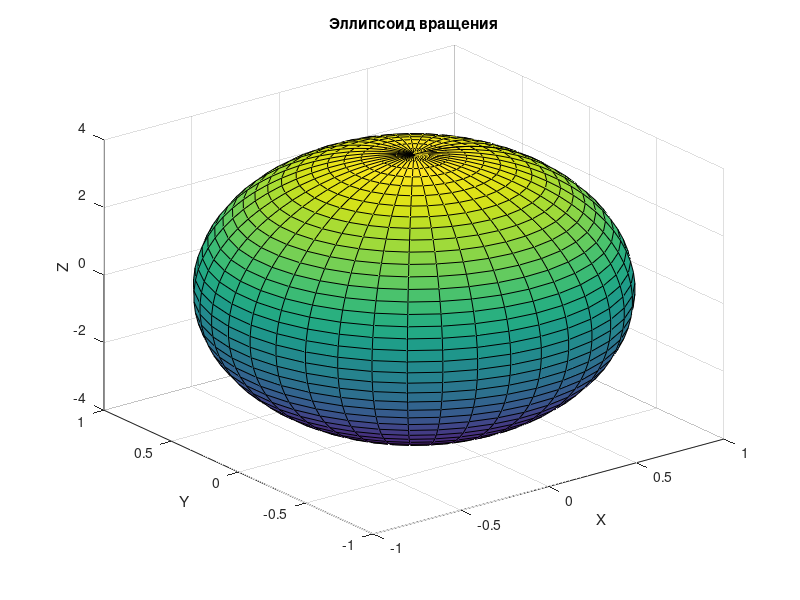

MATLAB code for this plot:
u=linspace(0,2*pi,40); v=linspace(-pi/2,pi/2,40);
[UU,VV]=meshgrid(u,v);
a=1;b=4;
x=a*cos(UU).*cos(VV);
y=a*sin(UU).*cos(VV);
z=b*sin(VV);
surf(x,y,z);
xlabel('X'); ylabel('Y');
zlabel('Z'); 
title('Эллипсоид вращения');